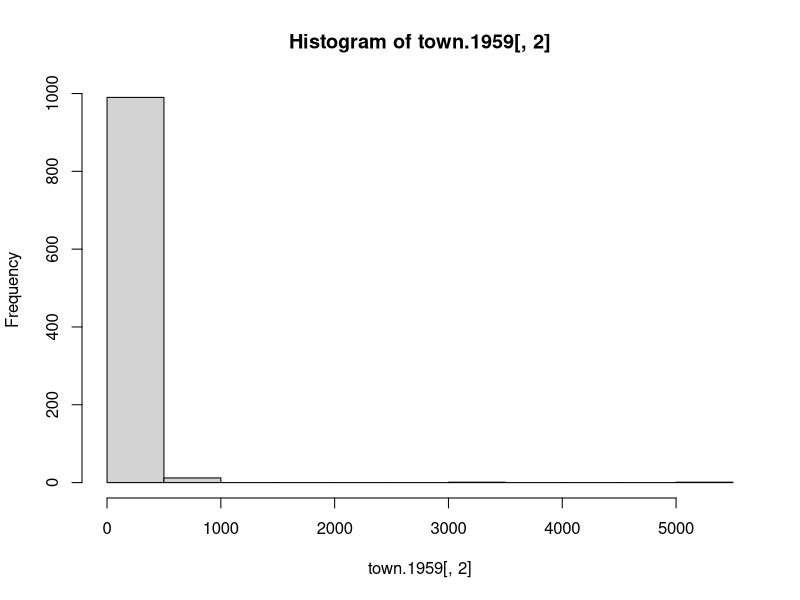
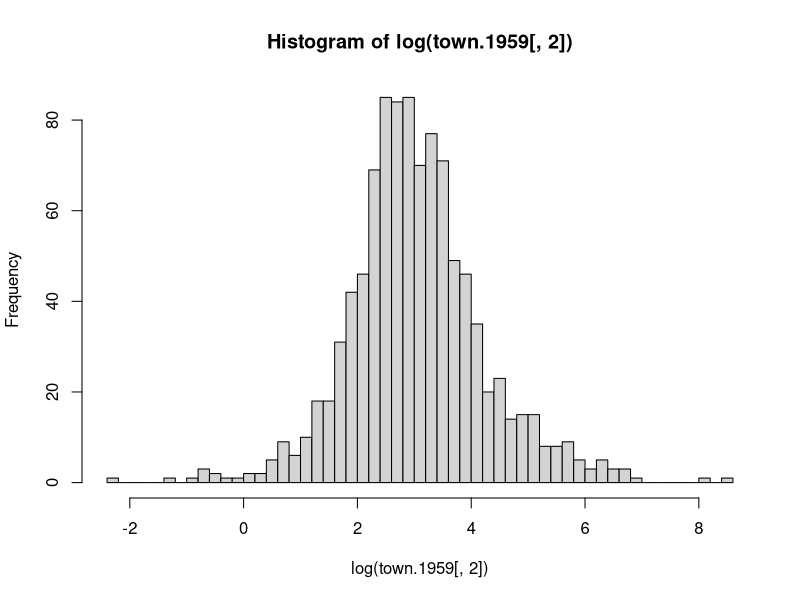

These charts were generated, in order, by the following R code:
#### Типичное значение выборки. Среднее или медиана.
#### Вариант 26.02.2017

# Анализируем население городов России в 1959 году. Данные получены 
# по результатам переписи населения.

# Описание данных.
# Население в тысячах человек. В выборку попали населенные пункты, 
# которые считаются городами России в настоящее время, даже если в 
# 1959 году они еще не считались городами.

# Данные находятся в файле  town_1959.csv

# Задаем рабочую папку и начинаем анализ с импорта данных в R.
setwd("data")
town.1959 <- read.table("town_1959.csv", 
                        header=T, sep=",", encoding = 'UTF-8')

# Посмотрим на данные.
# Зачем смотреть, все вроде бы правильно? 
# Например, если бы мы пропустили любой из параметров 
# header=T или sep=",", результат импорта был бы неправильным.
town.1959

# Столбец с номером нам не нужен, уберем его
town.1959$номер <- NULL

# Посмотрим описательные статистики, характеризующие выборку.
summary(town.1959[,2])

#     Min. 1st Qu.  Median    Mean 3rd Qu.    Max. 
#     0.10   10.70   19.25   52.93   37.97 5046.00 

# Наблюдение 1. Среднее арифметическое больше 3 квартили!
# Уточним.
sum(town.1959[,2] < 52.93)/nrow(town.1959) * 100

#   [1] 82.37052

# Наблюдение 2. Если в качестве населения типичного города
# России взять среднее арифметическое, то 82% городов России
# имеет население меньше, чем население типичного города. 
# Что вызывает дискомфорт. Такое наблюдение не воспринимается 
# как типичное.

# Сколько всего наблюдений?
nrow(town.1959)
#   [1] 1004

# Если принять, что Москва и Санкт-Петербург выбросы, и 
# исключить их из выборки, получим следующее
summary(town.1959[-c(1,2),2])
#     Min. 1st Qu.  Median    Mean 3rd Qu.    Max. 
#     0.10   10.70   19.15   45.00   37.55  941.00 

# Посмотрим, на сколько процентов изменилось 
# среднее арифметическое
(52.93 -  45.00)/ 52.93 * 100
#   [1] 14.98205

# Какую долю городов мы удалили из выборки?
2/1004 * 100
#   [1] 0.1992032

# Наблюдение 3. После отбрасывания 0.2% наблюдений среднее 
# арифметическое уменьшилось на 15%.
# Медиана же уменьшилась на 100 человек.

# Вывод.
# Если выборка содержит выбросы, т. е. аномально большие или 
# аномально маленькие наблюдения, то вычисление среднего 
# арифметического становится ненадежным методом определения 
# типичного значения.
# Медиана лучше.

##Некоторые полезные команды.

# Сосчитать только среднее
mean(town.1959[,2])

# Сосчитать только медиану
median(town.1959[,2])

# Сосчитать усеченное среднее,  р=0.95
mean(town.1959[,2], trim = .025)

# Допустимо использовать усеченное среднее, но не моду.
# Но! Усеченное среднее плохо воспринимается заказчиком.

## Сколько выбросов и каково распределение данных?

# На гистограмме видны только выбросы
hist(town.1959[,2])

# Но сколько их?

# На гистограмме
hist(log(town.1959[,2]), breaks=44)
# видно, что у нас 3 выброса

# Внешне распределение похоже на лог-нормальное.

# Типичные города
tmd <- median(town.1959[,2])
cnd <- (town.1959[,2] >= 0.99*tmd)&(town.1959[,2] <= 1.01*tmd)
town.1959[cnd,]

